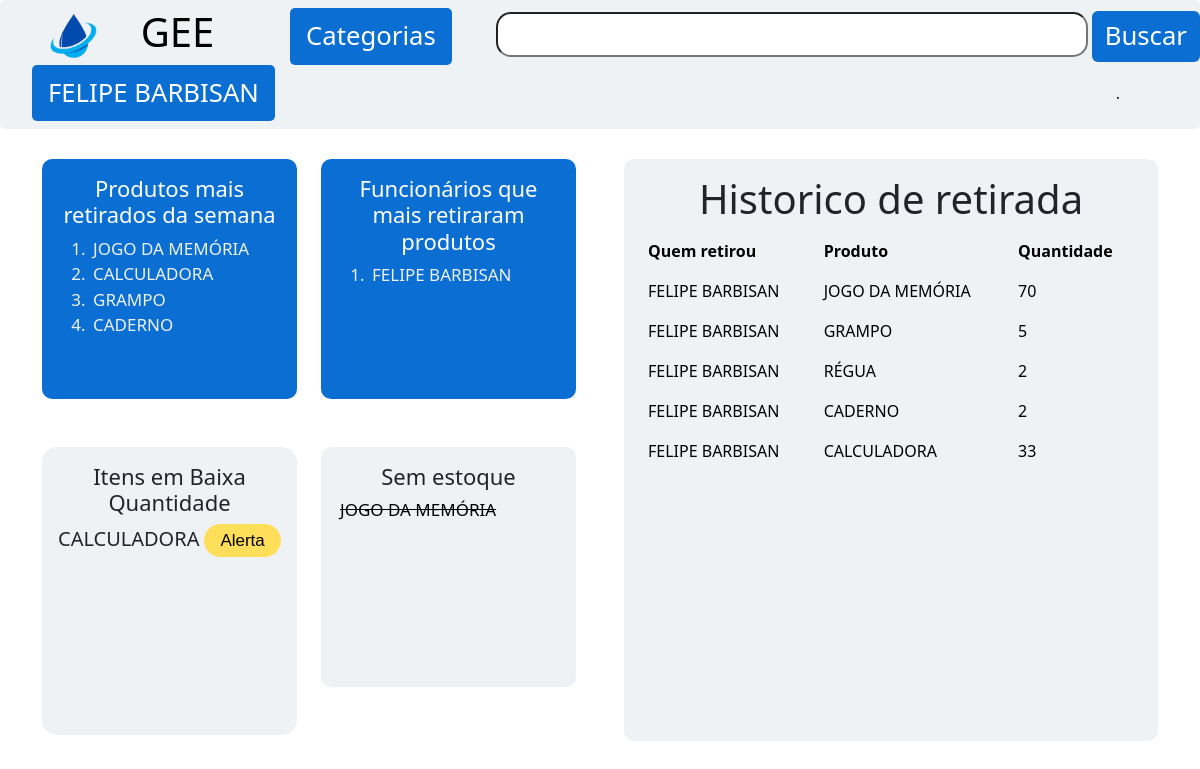
Page /index.php (signed in) on the earlier database version.
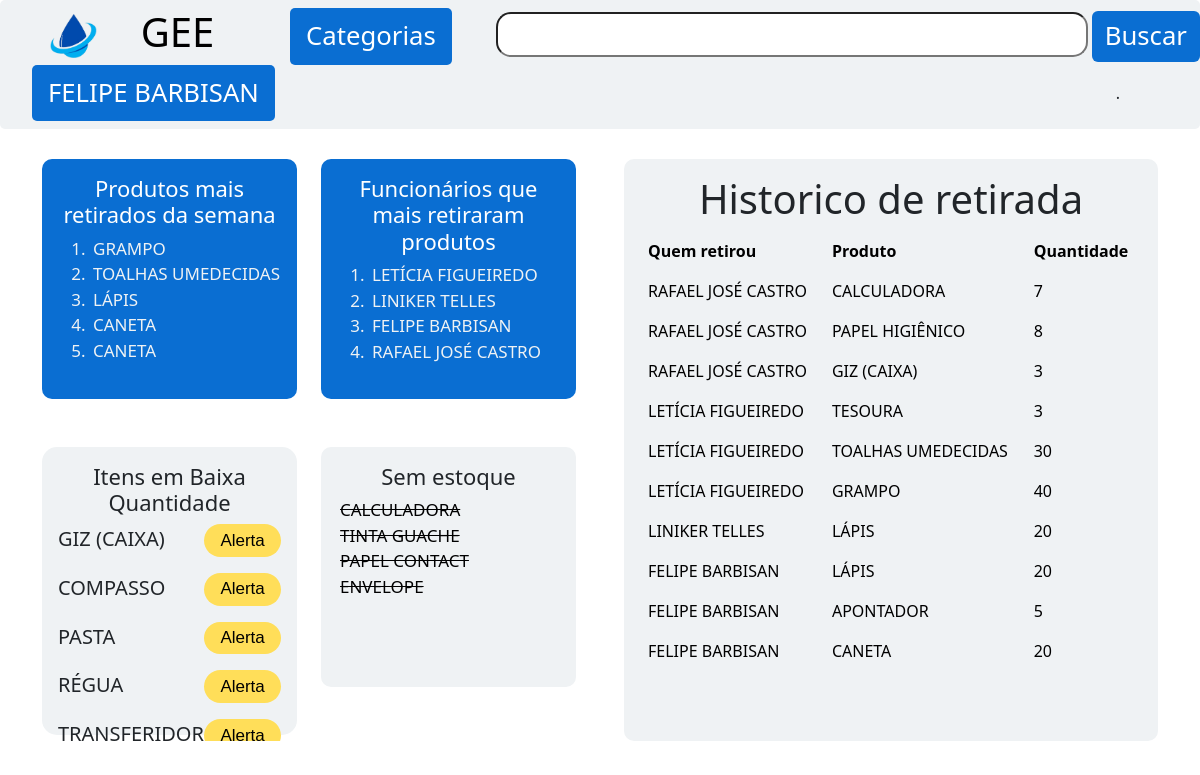
Same page on the later database version.
### tables this page shows
CREATE TABLE `produto` (
  `pro_cod` int(11) NOT NULL,
  `pro_nome` varchar(20) NOT NULL,
  `pro_quant` int(11) NOT NULL,
  `pro_descricao` varchar(100) DEFAULT NULL,
  `pro_cor` varchar(30) DEFAULT NULL,
  `pro_limite` int(11) DEFAULT 20,
  `pro_IsActive` bit(1) NOT NULL,
  `cat_cod` int(11) NOT NULL
);

CREATE TABLE `registro` (
  `reg_num` int(11) NOT NULL,
  `fun_cod` int(11) NOT NULL,
  `pro_cod` int(11) NOT NULL,
  `reg_data` datetime NOT NULL,
  `reg_quant` int(11) NOT NULL,
  `reg_tipo` varchar(30) NOT NULL
);

CREATE TABLE `funcionario` (
  `fun_cod` int(11) NOT NULL,
  `fun_nome` varchar(50) NOT NULL,
  `fun_senha` varchar(10) NOT NULL,
  `fun_cargo` varchar(20) NOT NULL,
  `fun_IsActive` bit(1) NOT NULL
);

### index.php (the view, shortened to what this page needs)
<!DOCTYPE html>
<html lang="en">
<head>
  <link href="https://cdn.jsdelivr.net/npm/bootstrap@5.3.3/dist/css/bootstrap.min.css" rel="stylesheet"
>
  <link rel="stylesheet" href="style.css">
</head>
<body>
  <?php
  include_once ("navBar.php");
  ?>
  <div class="container overflow-hidden text-center index">
    <div class="row gx-5">
      <div class="col-6">
        <div class="row gy-5">
          <div class="col-6">
            <div class="p-3 quadradoAzul">
              <h1>Produtos mais retirados da semana</h1>
              <ul>
                <?php
                $slq = mysqli_query($conexao, "SELECT p.pro_nome as nome,sum(r.reg_quant),p.pro_IsActive as active FROM registro as r INNER JOIN produto as p on r.pro_cod=p.pro_cod GROUP by r.reg_quant DESC LIMIT 5");
                while ($lista = mysqli_fetch_array($slq)) {
                  if ($lista['active'] == true) {
                    ?>
                    <li><?php echo $lista['nome']; ?></li>
                  <?php }
                }
                ; ?>
              </ul>
            </div>
          </div>
          <div class="col-6">
            <div class="p-3 quadradoAzul">
              <h1>Funcionários que mais retiraram produtos</h1>
              <ul>
                <?php
                $slq = mysqli_query($conexao, "SELECT f.fun_nome as nome,SUM(r.reg_quant) FROM registro as r INNER JOIN funcionario as f on r.fun_cod=f.fun_cod GROUP BY r.fun_cod ORDER BY r.reg_quant DESC LIMIT 5");
                while ($lista = mysqli_fetch_array($slq)) {
                  ?>
                  <li><?php echo $lista['nome']; ?></li>
                  <?php
                }
                ; ?>
              </ul>
            </div>
          </div>
          <div class="col-6">
            <div class="p-3 quadradoCinza">
              <h1>Itens em Baixa Quantidade</h1>
              <?php
              $slq = mysqli_query($conexao, "SELECT p.pro_nome as nome,p.pro_quant as quant,p.pro_IsActive as active,p.pro_limite as limite FROM produto as p ORDER BY p.pro_quant ASC");
              while ($lista = mysqli_fetch_array($slq)) {
                if ($lista['active'] == true) {
                  if ($lista['quant'] <= $lista['limite'] && $lista['quant'] > 0) {
                    ?>
                    <span>
                      <p><?php echo $lista['nome']; ?></p>
                      <p class="alerta">Alerta</p>
                    </span>
                  <?php
                  }
                }
              }
              ; ?>
            </div>
          </div>
          <div class="col-6">
            <div class="p-3 quadradoCinza2">
              <h1>Sem estoque</h1>
              <ul class="offstock">
                <?php
                $slq = mysqli_query($conexao, "SELECT p.pro_nome as nome,p.pro_quant as quant,p.pro_IsActive as active FROM produto as p WHERE p.pro_quant=0 ");
                while ($lista = mysqli_fetch_array($slq)) {
                  if ($lista['active'] == true) {
                    ?>
                    <li class="grayBoxLi"><?php echo $lista['nome']; ?></li>
                  <?php }
                }
                ; ?>
              </ul>
            </div>
          </div>
        </div>
      </div>
      <div class="col-6">
        <div class="p-3 quadradoCinza3">
          <h1>Historico de retirada</h1>
          <table class="table table-borderless">
            <thead>
              <tr>
                <th scope="col">Quem retirou</th>
                <th scope="col">Produto</th>
                <th scope="col">Quantidade</th>
              </tr>
            </thead>
            <tbody>
              <?php
              $slq = mysqli_query($conexao, 'SELECT f.fun_nome as funNome,p.pro_nome as proNome, r.reg_quant as quant,r.reg_data FROM produto as p INNER JOIN registro as r on r.pro_cod=p.pro_cod INNER JOIN funcionario as f on r.fun_cod=f.fun_cod  WHERE r.reg_tipo="Retirado" ORDER BY r.reg_data DESC LIMIT 11' );
              while ($lista = mysqli_fetch_array($slq)) { ?>
                <tr>
                  <td><?php echo $lista['funNome']; ?></td>
                  <td><?php echo $lista['proNome']; ?></td>
                  <td><?php echo $lista['quant']; ?></td>
                </tr>
                <?php
              }
              ; ?>
            </tbody>
          </table>
        </div>
      </div>
    </div>
  </div>
</body>
</html>

Differences in the rows shown:
no longer on this page (row edited): produto: pro_nome "JOGO DA MEMÓRIA", shown under "Sem estoque"
removed registro: fun_cod.fun_nome "FELIPE BARBISAN", pro_cod.pro_nome "JOGO DA MEMÓRIA", reg_quant "70"
removed registro: fun_cod.fun_nome "FELIPE BARBISAN", pro_cod.pro_nome "GRAMPO", reg_quant "5"
removed registro: fun_cod.fun_nome "FELIPE BARBISAN", pro_cod.pro_nome "RÉGUA", reg_quant "2"
removed registro: fun_cod.fun_nome "FELIPE BARBISAN", pro_cod.pro_nome "CADERNO", reg_quant "2"
removed registro: fun_cod.fun_nome "FELIPE BARBISAN", pro_cod.pro_nome "CALCULADORA", reg_quant "33"
added produto: pro_nome "GIZ (CAIXA)", shown under "Itens em Baixa Quantidade"
now on this page (row edited): produto: pro_nome "COMPASSO", shown under "Itens em Baixa Quantidade"
now on this page (row edited): produto: pro_nome "PASTA", shown under "Itens em Baixa Quantidade"
now on this page (row edited): produto: pro_nome "RÉGUA", shown under "Itens em Baixa Quantidade"
now on this page (row edited): produto: pro_nome "TRANSFERIDOR", shown under "Itens em Baixa Quantidade"
changed produto "CALCULADORA": moves from the list under "Itens em Baixa Quantidade" to the list under "Sem estoque"
now on this page (row edited): produto: pro_nome "TINTA GUACHE", shown under "Sem estoque"
now on this page (row edited): produto: pro_nome "PAPEL CONTACT", shown under "Sem estoque"
now on this page (row edited): produto: pro_nome "ENVELOPE", shown under "Sem estoque"
added registro: fun_cod.fun_nome "RAFAEL JOSÉ CASTRO", pro_cod.pro_nome "CALCULADORA", reg_quant "7"
added registro: fun_cod.fun_nome "RAFAEL JOSÉ CASTRO", pro_cod.pro_nome "PAPEL HIGIÊNICO", reg_quant "8"
added registro: fun_cod.fun_nome "RAFAEL JOSÉ CASTRO", pro_cod.pro_nome "GIZ (CAIXA)", reg_quant "3"
added registro: fun_cod.fun_nome "LETÍCIA FIGUEIREDO", pro_cod.pro_nome "TESOURA", reg_quant "3"
added registro: fun_cod.fun_nome "LETÍCIA FIGUEIREDO", pro_cod.pro_nome "TOALHAS UMEDECIDAS", reg_quant "30"
added registro: fun_cod.fun_nome "LETÍCIA FIGUEIREDO", pro_cod.pro_nome "GRAMPO", reg_quant "40"
added registro: fun_cod.fun_nome "LINIKER TELLES", pro_cod.pro_nome "LÁPIS", reg_quant "20"
added registro: fun_cod.fun_nome "FELIPE BARBISAN", pro_cod.pro_nome "LÁPIS", reg_quant "20"
added registro: fun_cod.fun_nome "FELIPE BARBISAN", pro_cod.pro_nome "APONTADOR", reg_quant "5"
added registro: fun_cod.fun_nome "FELIPE BARBISAN", pro_cod.pro_nome "CANETA", reg_quant "20"
Other differences:
new list line: "TOALHAS UMEDECIDAS"
new list line: "LÁPIS"
new list line: "CANETA"
new list line: "LETÍCIA FIGUEIREDO"
new list line: "LINIKER TELLES"
new list line: "RAFAEL JOSÉ CASTRO"
list line gone: "JOGO DA MEMÓRIA"
list line gone: "CALCULADORA"
list line gone: "CADERNO"
